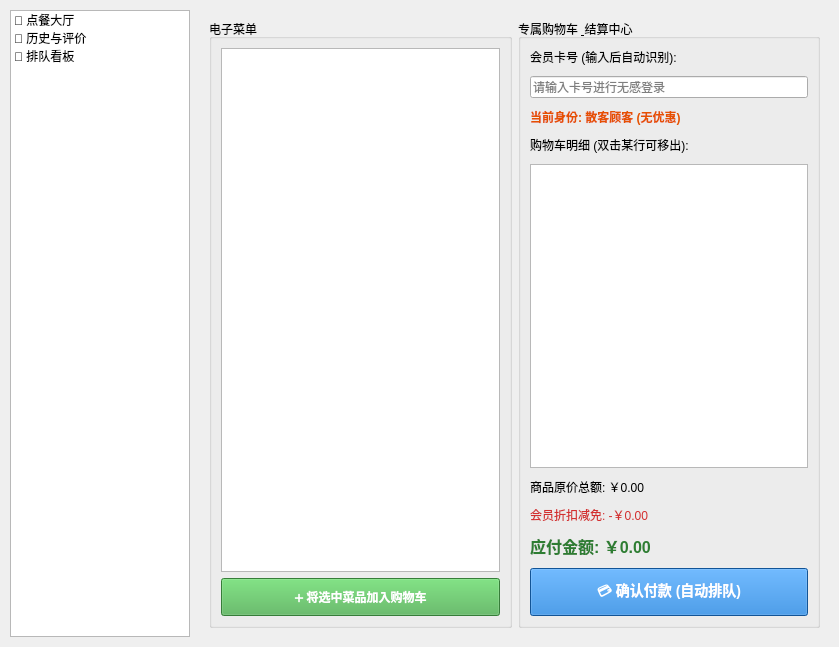
<?xml version="1.0" encoding="UTF-8"?>
<ui version="4.0">
 <class>MainWindow</class>
 <widget class="QMainWindow" name="MainWindow">
  <property name="geometry">
   <rect>
    <x>0</x>
    <y>0</y>
    <width>839</width>
    <height>647</height>
   </rect>
  </property>
  <property name="windowTitle">
   <string>高端智能多功能点单管理系统</string>
  </property>
  <widget class="QWidget" name="centralwidget">
   <layout class="QHBoxLayout" name="mainLayout">
    <property name="spacing">
     <number>10</number>
    </property>
    <property name="leftMargin">
     <number>10</number>
    </property>
    <property name="topMargin">
     <number>10</number>
    </property>
    <property name="rightMargin">
     <number>10</number>
    </property>
    <property name="bottomMargin">
     <number>10</number>
    </property>
    <item>
     <widget class="QListWidget" name="sidebarNav">
      <property name="maximumSize">
       <size>
        <width>180</width>
        <height>16777215</height>
       </size>
      </property>
      <item>
       <property name="text">
        <string>🛒 点餐大厅</string>
       </property>
      </item>
      <item>
       <property name="text">
        <string>📜 历史与评价</string>
       </property>
      </item>
      <item>
       <property name="text">
        <string>👥 排队看板</string>
       </property>
      </item>
     </widget>
    </item>
    <item>
     <widget class="QStackedWidget" name="stackedWidget">
      <widget class="QWidget" name="pageMenu">
       <layout class="QHBoxLayout" name="menuPageLayout">
        <item>
         <widget class="QGroupBox" name="groupMenuTable">
          <property name="title">
           <string>电子菜单</string>
          </property>
          <layout class="QVBoxLayout" name="menuTableLayout">
           <item>
            <widget class="QTableWidget" name="tableWidgetMenu"/>
           </item>
           <item>
            <widget class="QPushButton" name="btnAddToCart">
             <property name="styleSheet">
              <string>background-color: #4CAF50; color: white; font-weight: bold; height: 30px;</string>
             </property>
             <property name="text">
              <string>➕ 将选中菜品加入购物车</string>
             </property>
            </widget>
           </item>
          </layout>
         </widget>
        </item>
        <item>
         <widget class="QGroupBox" name="groupBilling">
          <property name="title">
           <string>专属购物车 &amp; 结算中心</string>
          </property>
          <layout class="QVBoxLayout" name="billingLayout">
           <property name="spacing">
            <number>10</number>
           </property>
           <item>
            <widget class="QLabel" name="labelMemberIdPrompt">
             <property name="text">
              <string>会员卡号 (输入后自动识别):</string>
             </property>
            </widget>
           </item>
           <item>
            <widget class="QLineEdit" name="lineEditMemberId">
             <property name="placeholderText">
              <string>请输入卡号进行无感登录</string>
             </property>
            </widget>
           </item>
           <item>
            <widget class="QLabel" name="lblMemberLevel">
             <property name="styleSheet">
              <string>color: #E65100; font-weight: bold;</string>
             </property>
             <property name="text">
              <string>当前身份: 散客顾客 (无优惠)</string>
             </property>
            </widget>
           </item>
           <item>
            <widget class="QLabel" name="labelCartPrompt">
             <property name="text">
              <string>购物车明细 (双击某行可移出):</string>
             </property>
            </widget>
           </item>
           <item>
            <widget class="QTableWidget" name="tableWidgetCart"/>
           </item>
           <item>
            <widget class="QLabel" name="lblOriginalPrice">
             <property name="text">
              <string>商品原价总额: ￥0.00</string>
             </property>
            </widget>
           </item>
           <item>
            <widget class="QLabel" name="lblDiscountPrice">
             <property name="styleSheet">
              <string>color: #D32F2F;</string>
             </property>
             <property name="text">
              <string>会员折扣减免: -￥0.00</string>
             </property>
            </widget>
           </item>
           <item>
            <widget class="QLabel" name="lblFinalPrice">
             <property name="styleSheet">
              <string>font-weight: bold; font-size: 16px; color: #2E7D32;</string>
             </property>
             <property name="text">
              <string>应付金额: ￥0.00</string>
             </property>
            </widget>
           </item>
           <item>
            <widget class="QPushButton" name="btnSubmitOrder">
             <property name="styleSheet">
              <string>background-color: #1976D2; color: white; font-weight: bold; height: 40px; font-size: 14px;</string>
             </property>
             <property name="text">
              <string>💳 确认付款 (自动排队)</string>
             </property>
            </widget>
           </item>
          </layout>
         </widget>
        </item>
       </layout>
      </widget>
      <widget class="QWidget" name="pageHistory">
       <layout class="QHBoxLayout" name="historyPageLayout">
        <item>
         <widget class="QSplitter" name="historySplitter">
          <property name="orientation">
           <enum>Qt::Horizontal</enum>
          </property>
          <widget class="QGroupBox" name="groupHistory">
           <property name="title">
            <string>点餐记忆 (历史消费)</string>
           </property>
           <layout class="QVBoxLayout" name="historyLayout">
            <item>
             <widget class="QListWidget" name="listWidgetHistory"/>
            </item>
            <item>
             <layout class="QHBoxLayout" name="historyButtonsLayout">
              <item>
               <widget class="QPushButton" name="copyHistoryOrder">
                <property name="text">
                 <string>🔄 复制该订单再来一单</string>
                </property>
               </widget>
              </item>
              <item>
               <widget class="QPushButton" name="btnRateHistoryOrder">
                <property name="styleSheet">
                 <string>background-color: #FF9800; color: white; font-weight: bold;</string>
                </property>
                <property name="text">
                 <string>⭐ 评价该订单</string>
                </property>
               </widget>
              </item>
             </layout>
            </item>
           </layout>
          </widget>
          <widget class="QGroupBox" name="groupComments">
           <property name="title">
            <string>菜品评价看板</string>
           </property>
           <layout class="QVBoxLayout" name="commentsLayout">
            <item>
             <widget class="QComboBox" name="comboCommentSort"/>
            </item>
            <item>
             <widget class="QListWidget" name="listWidgetComments"/>
            </item>
            <item>
             <widget class="QFrame" name="frameSubmitComment">
              <property name="frameShape">
               <enum>QFrame::StyledPanel</enum>
              </property>
              <layout class="QVBoxLayout" name="submitCommentLayout">
               <item>
                <widget class="QLabel" name="labelSubmitCommentPrompt">
                 <property name="text">
                  <string>📝 选中左侧历史订单后，在此提交您的评价：</string>
                 </property>
                </widget>
               </item>
               <item>
                <layout class="QHBoxLayout" name="ratingRowLayout">
                 <item>
                  <widget class="QLabel" name="labelRatingPrompt">
                   <property name="text">
                    <string>评分:</string>
                   </property>
                  </widget>
                 </item>
                 <item>
                  <widget class="QComboBox" name="comboRatingScore"/>
                 </item>
                </layout>
               </item>
               <item>
                <widget class="QTextEdit" name="textEditCommentContent">
                 <property name="placeholderText">
                  <string>请输入您的评价内容…</string>
                 </property>
                 <property name="maximumSize">
                  <size>
                   <width>16777215</width>
                   <height>70</height>
                  </size>
                 </property>
                </widget>
               </item>
               <item>
                <widget class="QPushButton" name="btnSubmitComment">
                 <property name="styleSheet">
                  <string>background-color: #7B1FA2; color: white; font-weight: bold; height: 30px;</string>
                 </property>
                 <property name="text">
                  <string>✅ 提交评价</string>
                 </property>
                </widget>
               </item>
              </layout>
             </widget>
            </item>
           </layout>
          </widget>
         </widget>
        </item>
       </layout>
      </widget>
      <widget class="QWidget" name="pageQueue">
       <layout class="QVBoxLayout" name="queuePageLayout">
        <item>
         <layout class="QHBoxLayout" name="queueTopLayout">
          <item>
           <widget class="QLabel" name="lblQueueCount">
            <property name="styleSheet">
             <string>font-size: 14px; font-weight: bold;</string>
            </property>
            <property name="text">
             <string>当前排队总数: 0 人</string>
            </property>
           </widget>
          </item>
          <item>
           <spacer name="spacerQueueTop">
            <property name="orientation">
             <enum>Qt::Horizontal</enum>
            </property>
            <property name="sizeHint" stdset="0">
             <size>
              <width>40</width>
              <height>20</height>
             </size>
            </property>
           </spacer>
          </item>
          <item>
           <widget class="QPushButton" name="btnRefreshQueue">
            <property name="text">
             <string>🔄 刷新排队进度</string>
            </property>
           </widget>
          </item>
         </layout>
        </item>
        <item>
         <widget class="QTabWidget" name="tabWidgetQueueType">
          <widget class="QWidget" name="tabReserve">
           <attribute name="title">
            <string>预约排队进程</string>
           </attribute>
          </widget>
          <widget class="QWidget" name="tabPickup">
           <attribute name="title">
            <string>现场取餐进程</string>
           </attribute>
          </widget>
         </widget>
        </item>
        <item>
         <widget class="QTableWidget" name="tableWidgetQueue"/>
        </item>
        <item>
         <layout class="QHBoxLayout" name="queueBottomLayout">
          <item>
           <widget class="QPushButton" name="btnJoinQueue">
            <property name="text">
             <string>🍽️ 商家出餐消单</string>
            </property>
           </widget>
          </item>
          <item>
           <widget class="QPushButton" name="btnCallNext">
            <property name="text">
             <string>🔔 商家叫号出队</string>
            </property>
           </widget>
          </item>
         </layout>
        </item>
       </layout>
      </widget>
     </widget>
    </item>
   </layout>
  </widget>
 </widget>
 <resources/>
 <connections/>
</ui>
